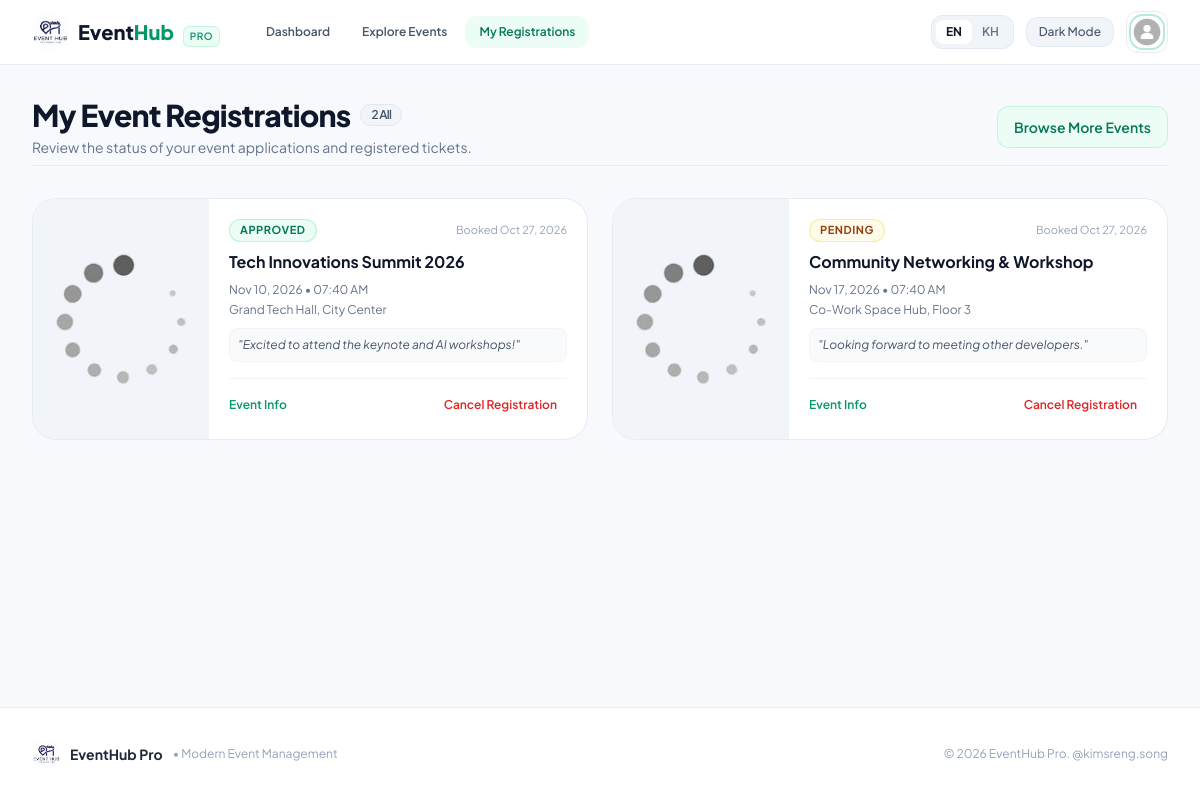
/?page=my-registrations (signed in), run on the app's committed database.
### tables this page shows
CREATE TABLE IF NOT EXISTS `tbl_users` (
  `id` INT AUTO_INCREMENT PRIMARY KEY,
  `name` VARCHAR(100) NOT NULL,
  `username` VARCHAR(50) NOT NULL UNIQUE,
  `passwd` VARCHAR(255) NOT NULL,
  `level` ENUM('admin', 'user') NOT NULL DEFAULT 'user',
  `photo` MEDIUMTEXT DEFAULT NULL,
  `created_at` TIMESTAMP DEFAULT CURRENT_TIMESTAMP
);

CREATE TABLE IF NOT EXISTS `tbl_registrations` (
  `id` INT AUTO_INCREMENT PRIMARY KEY,
  `event_id` INT NOT NULL,
  `user_id` INT NOT NULL,
  `note` TEXT DEFAULT NULL,
  `status` ENUM('pending', 'approved', 'rejected') NOT NULL DEFAULT 'pending',
  `created_at` TIMESTAMP DEFAULT CURRENT_TIMESTAMP,
  CONSTRAINT `fk_reg_event` FOREIGN KEY (`event_id`) REFERENCES `tbl_events` (`id`) ON DELETE CASCADE ON UPDATE CASCADE,
  CONSTRAINT `fk_reg_user` FOREIGN KEY (`user_id`) REFERENCES `tbl_users` (`id`) ON DELETE CASCADE ON UPDATE CASCADE
);

CREATE TABLE IF NOT EXISTS `tbl_events` (
  `id` INT AUTO_INCREMENT PRIMARY KEY,
  `title` VARCHAR(150) NOT NULL,
  `description` TEXT NOT NULL,
  `location` VARCHAR(150) NOT NULL,
  `event_date` DATETIME NOT NULL,
  `capacity` INT NOT NULL DEFAULT 50,
  `image` MEDIUMTEXT DEFAULT NULL,
  `created_at` TIMESTAMP DEFAULT CURRENT_TIMESTAMP
);

### pages/my-registrations.php (the view, shortened to what the rows shown need)
<?php
$regs = getMyRegistrations($user->id);
$total = ($regs && is_object($regs)) ? $regs->num_rows : 0;
?>
<div class="space-y-8">
    <div class="flex flex-col sm:flex-row sm:items-center sm:justify-between gap-4 pb-2 border-b border-slate-200/70 dark:border-slate-700/60">
        <div>
            <h1 class="text-2xl sm:text-3xl font-extrabold text-slate-900 dark:text-white tracking-tight flex items-center gap-2.5">
                <span><?= __('my_regs_title') ?></span>
                <span class="text-xs font-semibold px-2.5 py-0.5 rounded-full bg-slate-100 dark:bg-slate-700 text-slate-600 dark:text-slate-300 border border-slate-200 dark:border-slate-600">
                    <?= $total ?> <?= __('all') ?>
                </span>
            </h1>
        </div>
    </div>
    <?php if ($total > 0): ?>
        <div class="grid grid-cols-1 md:grid-cols-2 gap-6">
            <?php while ($row = $regs->fetch_object()):
                $statusBadge = match($row->status) {
                    'approved' => 'bg-emerald-50 dark:bg-emerald-950/40 text-emerald-700 dark:text-emerald-300 border-emerald-200/80 dark:border-emerald-800/40',
                    'rejected' => 'bg-red-50 dark:bg-red-950/40 text-red-700 dark:text-red-300 border-red-200/80 dark:border-red-800/40',
                    default    => 'bg-amber-50 dark:bg-amber-950/40 text-amber-800 dark:text-amber-300 border-amber-200/80 dark:border-amber-800/40'
                };
                $dateStr = date('M d, Y', strtotime($row->event_date));
                $timeStr = date('h:i A', strtotime($row->event_date));
                $imgSrc  = $row->image ? htmlspecialchars($row->image) : './assets/images/loading.png';
            ?>
                <div class="bg-white dark:bg-slate-800 rounded-3xl border border-slate-200/80 dark:border-slate-700/80 shadow-xs hover:shadow-md transition-shadow overflow-hidden flex flex-col sm:flex-row">
                    <div class="sm:w-44 h-40 sm:h-auto bg-slate-100 dark:bg-slate-700/50 relative shrink-0">
                        <img src="<?= $imgSrc ?>"
                             alt="<?= htmlspecialchars($row->title) ?>"
                             class="w-full h-full object-cover"
                             onerror="this.src='./assets/images/loading.png'">
                    </div>
                    <div class="p-5 flex flex-col justify-between flex-grow">
                        <div>
                            <div class="hidden sm:flex items-center justify-between gap-2 mb-2">
                                <span class="px-2.5 py-0.5 rounded-full text-[11px] font-bold uppercase tracking-wider border <?= $statusBadge ?>">
                                    <?= __($row->status) ?>
                                </span>
                                <span class="text-[11px] text-slate-400 dark:text-slate-500">
                                    <?= __('booked_on') ?> <?= date('M d, Y', strtotime($row->created_at)) ?>
                                </span>
                            </div>
                            <h3 class="font-bold text-slate-900 dark:text-white text-base line-clamp-1 hover:text-emerald-600 dark:hover:text-emerald-400 transition">
                                <a href="./?page=event/detail&id=<?= $row->event_id ?>">
                                    <?= htmlspecialchars($row->title) ?>
                                </a>
                            </h3>
                            <div class="mt-2 space-y-1 text-xs text-slate-500 dark:text-slate-400">
                                <div class="flex items-center gap-1.5">
                                    <span><?= $dateStr ?> &bull; <?= $timeStr ?></span>
                                </div>
                                <div class="flex items-center gap-1.5">
                                    <span class="truncate"><?= htmlspecialchars($row->location) ?></span>
                                </div>
                            </div>
                            <?php if (!empty($row->note)): ?>
                                <p class="mt-2.5 text-xs text-slate-600 dark:text-slate-300 italic bg-slate-50 dark:bg-slate-700/50 p-2 rounded-lg border border-slate-100 dark:border-slate-700">
                                    "<?= htmlspecialchars($row->note) ?>"
                                </p>
                            <?php endif; ?>
                        </div>
                        <div class="mt-4 pt-3 border-t border-slate-100 dark:border-slate-700/60 flex items-center justify-between gap-3">
                            <a href="./?page=event/detail&id=<?= $row->event_id ?>"
                               class="text-xs font-semibold text-emerald-600 dark:text-emerald-400 hover:text-emerald-700 flex items-center gap-1">
                                <span><?= __('event_info_link') ?></span>
                            </a>
                            <?php if ($row->status !== 'rejected'): ?>
                                <a href="./?page=event/cancel&event_id=<?= $row->event_id ?>"
                                   class="confirm-action text-xs font-semibold text-red-600 dark:text-red-400 hover:text-red-700 hover:bg-red-50 dark:hover:bg-red-950/30 px-2.5 py-1.5 rounded-lg transition"
                                   data-confirm-title="<?= __('confirm_title') ?>"
                                   data-confirm-text="<?= __('cancel_reg_confirm') ?>"
                                   data-confirm-btn="<?= __('confirm_yes') ?>"
                                   data-confirm-icon="warning"
                                   data-confirm-color="red">
                                    <?= __('cancel_reg') ?>
                                </a>
                            <?php endif; ?>
                        </div>
                    </div>
                </div>
            <?php endwhile; ?>
        </div>
    <?php endif; ?>
</div>

### includes/navbar.inc.php (shortened to what the rows shown need)
<?php
$currentLang = getLang();
?>
<?php if ($isAdmin): ?>
    <header class="sticky top-0 z-30 bg-white/95 dark:bg-slate-900/95 backdrop-blur-md border-b border-slate-200/90 dark:border-slate-800 shadow-xs h-16 flex items-center justify-between px-4 sm:px-6 lg:px-8 transition-colors duration-200">
        <div class="flex items-center gap-2.5">
            <button id="openAdminSidebar"
                    type="button"
                    class="p-2 rounded-xl text-slate-600 dark:text-slate-300 hover:text-slate-900 dark:hover:text-white hover:bg-slate-100 dark:hover:bg-slate-800 lg:hidden transition"
                    title="Open sidebar">
                <?= getIcon('menu', 'w-5 h-5') ?>
            </button>
            <a href="./?page=dashboard" class="flex lg:hidden items-center gap-2" title="EventHub Pro">
                <img src="./assets/images/Event_mgt_logo.jpg" alt="EventHub Pro" class="w-8 h-8 rounded-xl object-cover">
            </a>
            <button id="toggleAdminSidebarDesktop"
                    type="button"
                    class="hidden lg:flex p-2 rounded-xl text-slate-600 dark:text-slate-300 hover:text-slate-900 dark:hover:text-white hover:bg-slate-100 dark:hover:bg-slate-800 border border-slate-200/80 dark:border-slate-700 transition"
                    title="Toggle sidebar">
                <?= getIcon('sidebar', 'w-4 h-4 text-current') ?>
            </button>
            <a href="./?page=events" class="hidden sm:flex items-center gap-2 text-xs text-slate-500 hover:text-slate-800 dark:text-slate-400 dark:hover:text-slate-200 bg-slate-100 dark:bg-slate-800 px-3 py-1.5 rounded-xl border border-slate-200/80 dark:border-slate-700 transition">
                <?= getIcon('search', 'w-3.5 h-3.5 text-current') ?>
                <span><?= __('search_placeholder') ?></span>
            </a>
        </div>
        <div class="flex items-center gap-3">
            <div class="flex items-center bg-slate-100 dark:bg-slate-800 p-1 rounded-xl border border-slate-200/80 dark:border-slate-700 text-xs font-semibold">
                <a href="?<?= http_build_query(array_merge($_GET, ['lang' => 'en'])) ?>"
                   class="px-2.5 py-1 rounded-lg transition <?= $currentLang === 'en' ? 'bg-white dark:bg-slate-700 text-slate-900 dark:text-white shadow-xs font-bold' : 'text-slate-500 dark:text-slate-400 hover:text-slate-900 dark:hover:text-white' ?>"
                   title="English">
                    EN
                </a>
                <a href="?<?= http_build_query(array_merge($_GET, ['lang' => 'kh'])) ?>"
                   class="px-2.5 py-1 rounded-lg transition <?= $currentLang === 'kh' ? 'bg-white dark:bg-slate-700 text-slate-900 dark:text-white shadow-xs font-bold' : 'text-slate-500 dark:text-slate-400 hover:text-slate-900 dark:hover:text-white' ?>"
                   title="ភាសាខ្មែរ">
                    KH
                </a>
            </div>
            <button type="button"
                    id="themeToggleBtnAdmin"
                    class="flex items-center gap-2 px-3 py-1.5 rounded-xl text-xs font-semibold text-slate-600 dark:text-slate-300 hover:text-slate-900 dark:hover:text-white bg-slate-100 dark:bg-slate-800 hover:bg-slate-200/70 dark:hover:bg-slate-700 border border-slate-200/80 dark:border-slate-700 transition"
                    title="<?= __('dark_mode') ?>">
                <span class="dark:hidden flex items-center gap-1.5 text-current">
                    <?= getIcon('moon', 'w-4 h-4 text-current') ?>
                    <span class="hidden sm:inline font-medium text-current"><?= __('dark_mode') ?></span>
                </span>
                <span class="hidden dark:flex items-center gap-1.5 text-current">
                    <?= getIcon('sun', 'w-4 h-4 text-current') ?>
                    <span class="hidden sm:inline font-medium text-current"><?= __('light_mode') ?></span>
                </span>
            </button>
            <a href="./?page=profile" class="flex items-center gap-2 p-1 rounded-xl hover:bg-slate-100 dark:hover:bg-slate-800 transition">
                <img class="w-8 h-8 rounded-xl object-cover ring-2 ring-emerald-500/40"
                     src="<?= htmlspecialchars($user->photo ?: './assets/images/Profile_PNG.png') ?>"
                     alt="<?= htmlspecialchars($user->name) ?>"
                     onerror="this.src='./assets/images/Profile_PNG.png'">
            </a>
        </div>
    </header>
<?php else: ?>
    <nav class="sticky top-0 z-40 bg-white/95 dark:bg-slate-900/95 backdrop-blur-md border-b border-slate-200/80 dark:border-slate-800 shadow-xs transition-colors duration-200">
        <div class="max-w-7xl mx-auto px-4 sm:px-6 lg:px-8">
            <div class="flex items-center justify-between h-16">
                <div class="hidden md:flex items-center gap-3">
                    <?php if (empty($user)): ?>
                        <a href="./?page=login"
                           class="inline-flex items-center gap-2 px-4 py-2 rounded-xl text-xs font-semibold text-slate-700 dark:text-slate-200 hover:text-emerald-600 hover:bg-slate-100 dark:hover:bg-slate-800 transition">
                            <?= getIcon('login', 'w-4 h-4') ?>
                            <span><?= __('nav_login') ?></span>
                        </a>
                        <a href="./?page=register"
                           class="inline-flex items-center gap-2 px-4 py-2 rounded-xl text-xs font-semibold text-white bg-gradient-to-r from-emerald-600 to-teal-600 hover:from-emerald-700 hover:to-teal-700 shadow-sm shadow-emerald-500/25 transition">
                            <?= getIcon('user-plus', 'w-4 h-4') ?>
                            <span><?= __('nav_register') ?></span>
                        </a>
                    <?php else: ?>
                        <div class="relative" id="userMenuWrapper">
                            <button type="button"
                                    id="userMenuButton"
                                    class="flex items-center p-1 rounded-xl hover:bg-slate-100 dark:hover:bg-slate-800 transition border border-slate-200/80 dark:border-slate-700 focus:outline-hidden"
                                    title="<?= htmlspecialchars($user->name) ?>">
                                <img class="w-8 h-8 rounded-xl object-cover ring-2 ring-emerald-500/30"
                                     src="<?= htmlspecialchars($user->photo ?: './assets/images/Profile_PNG.png') ?>"
                                     alt="<?= htmlspecialchars($user->name) ?>"
                                     onerror="this.src='./assets/images/Profile_PNG.png'">
                            </button>
                        </div>
                    <?php endif; ?>
                </div>
            </div>
        </div>
    </nav>
<?php endif; ?>

### data on the page
tbl_users: photo (picture)
tbl_registrations: event.image (picture), status "APPROVED", created_at "Oct 27, 2026", event.title "Tech Innovations Summit 2026", event.event_date "Nov 10, 2026", event.event_date "07:40 AM", event.location "Grand Tech Hall, City Center", note "Excited to attend the keynote and AI workshops!"
tbl_registrations: event.image (picture), status "PENDING", created_at "Oct 27, 2026", event.title "Community Networking & Workshop", event.event_date "Nov 17, 2026", event.event_date "07:40 AM", event.location "Co-Work Space Hub, Floor 3", note "Looking forward to meeting other developers."

### other printed values
__('nav_dashboard') "Dashboard"
__('nav_explore') "Explore Events"
__('nav_my_bookings') "My Registrations"
__('dark_mode') "Dark Mode"
__('my_regs_title') "My Event Registrations"
$total "2"
__('all') "All"
__('my_regs_subtitle') "Review the status of your event applications and registered tickets."
__('browse_more_events') "Browse More Events"
__('app_name') "EventHub Pro"
__('app_tagline') "Modern Event Management"
